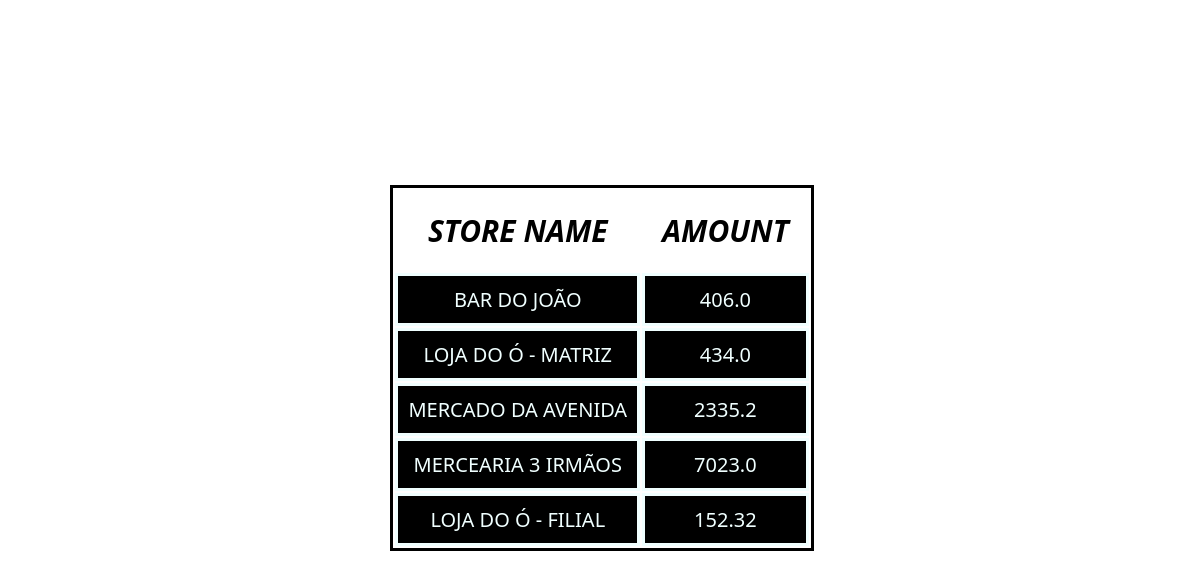
The page /api/stores/ on the database as committed earlier.
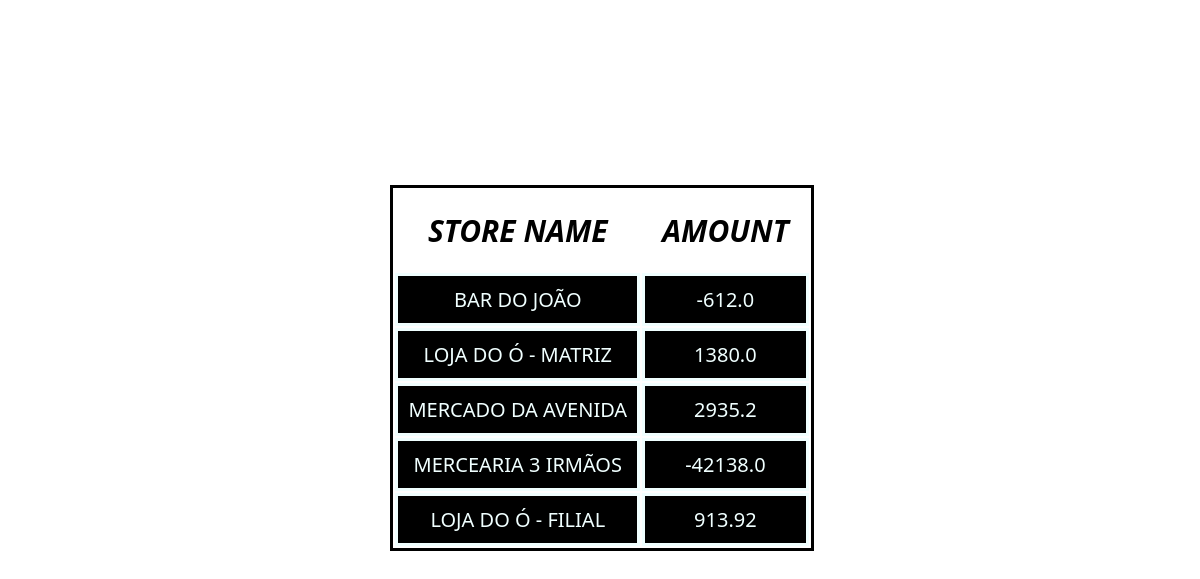
The same page on the database as committed later.
### cnab/models.py (models this page shows)
class CnabFile(models.Model):
    type = models.CharField(max_length=1)
    date = models.DateField(max_length=8)
    value = models.CharField(max_length=10)
    cpf = models.CharField(max_length=11)
    credit_card = models.CharField(max_length=12)
    hour = models.TimeField(max_length=6)
    owner = models.CharField(max_length=14)
    store = models.CharField(max_length=19)

### cnab/views.py (the view)
# urls.py: path("stores/", views.stores),
def stores(request):
    stores = CnabFile.objects.all()
    stores_name = []
    store_name_value = []
    for name in stores:
        if name.store not in stores_name:
            stores_name.append(name.store)
    for store_info in stores_name:
        store = CnabFile.objects.filter(store=store_info)[0]
        store_value = CnabFile.objects.filter(store=store_info).aggregate(total=Sum("value"))
        store.total = store_value["total"] / 100
        store_name_value.append(store)
    return render(request,"html/stores_list.html",{"stores":store_name_value})

### cnab/templates/html/stores_list.html (shortened to what this page needs)
<div>
  <table>
    <tr>
      <th>STORE NAME</th>
      <th>AMOUNT</th>
    </tr>
    {% for store in stores %}
    <tr>
      <td>{{store.store}}</td>
      <td>{{store.total}}</td>
    </tr>
    {% endfor %}
  </table>
</div>

### cnab/templates/html/stores_list.html (style rules this page uses)
table, td { border: 3px solid; text-align: center; }
th { font-size: 30px; padding: 20px; font-family: "Segoe UI", Tahoma, Geneva, Verdana, sans-serif; font-style: italic; }
td { font-size: 20px; padding: 10px; color: azure; background-color: black; font-family: "Segoe UI", Tahoma, Geneva, Verdana, sans-serif; }
div { display: flex; flex-direction: column; align-items: center; justify-content: center; width: 99vw; height: 90vh; }

Rows that differ between the two databases and show on the page:
changed CnabFile "BAR DO JOÃO": total "406.0" → "-612.0"
computed for CnabFile "LOJA DO Ó - MATRIZ": total "434.0" → "1380.0"
changed CnabFile "MERCADO DA AVENIDA": total "2335.2" → "2935.2"
changed CnabFile "MERCEARIA 3 IRMÃOS": total "7023.0" → "-42138.0"
computed for CnabFile "LOJA DO Ó - FILIAL": total "152.32" → "913.92"
